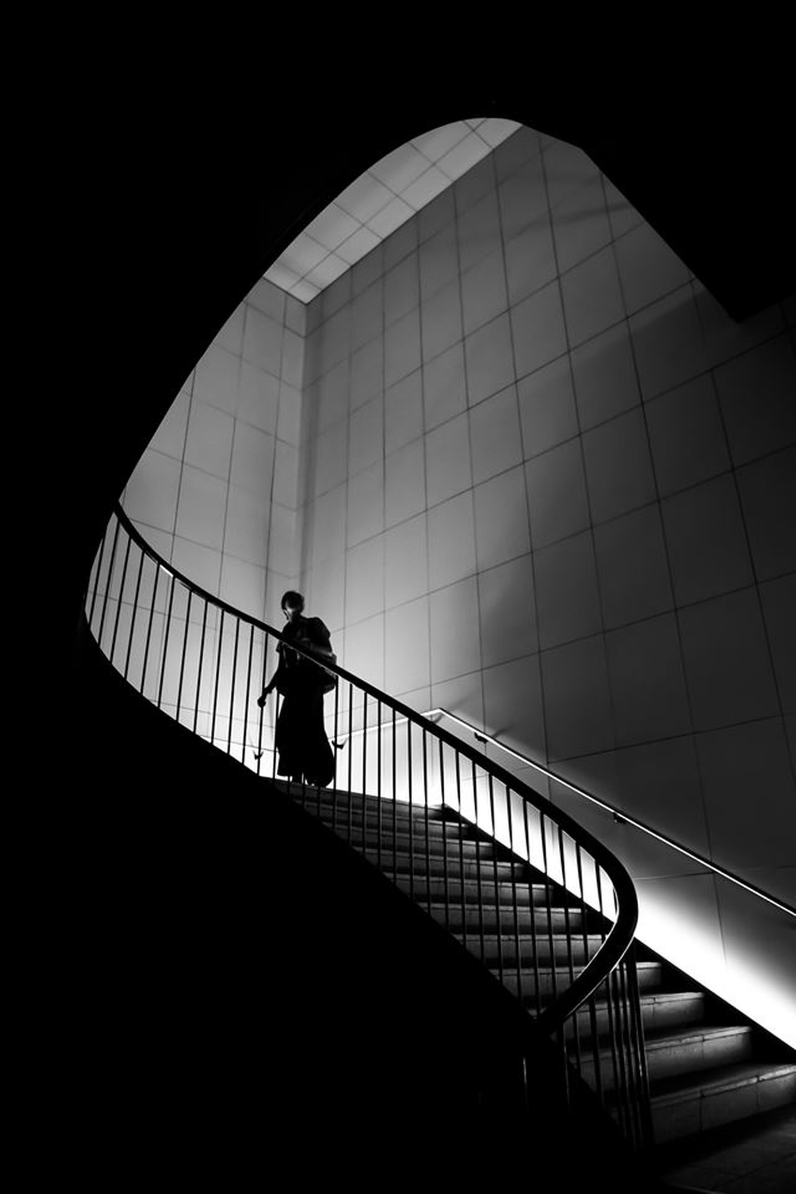
#> input picture img_in/Hi_Res.png, 2387 x 3581 px (shown at 1/3 size)
$ python Trabalho_1.py
#> lines starting #> are read from the running program, lines starting #| are printed output that depends on the picture
import matplotlib.pyplot as plt
import numpy as np
import scipy
import imageio.v2 as imageio
import cv2
import time

in_folder = "../img_in/"
out_folder = '../img_out_serial'

def imprime(img, modo='gray', vmin=0, vmax=255):
    plt.imshow(img, cmap=modo, vmin=vmin, vmax=vmax)
    plt.show()


##### item 1.1
# [200 lines left out: functions item_1_1, item_1_2, item_1_3, item_1_4, not called in this run]


###### item 1.5 Transformação de Brilho


def item_1_5():
    st = time.process_time()

    arquivo_1 = "Hi_Res.png"#input("Deseje o nome do arquivo desejado:\n")
    arquivo_1 = in_folder+arquivo_1

    img_1 = imageio.imread(arquivo_1)
#> img_1 is the input picture: shape (3581, 2387); min 0, max 255, mean 43.1

    gamma = 1.5

    temp = np.empty(np.shape(img_1))
    temp = (img_1/255)

    saida = np.empty(np.shape(img_1))
    saida = np.power(temp, (1/gamma))
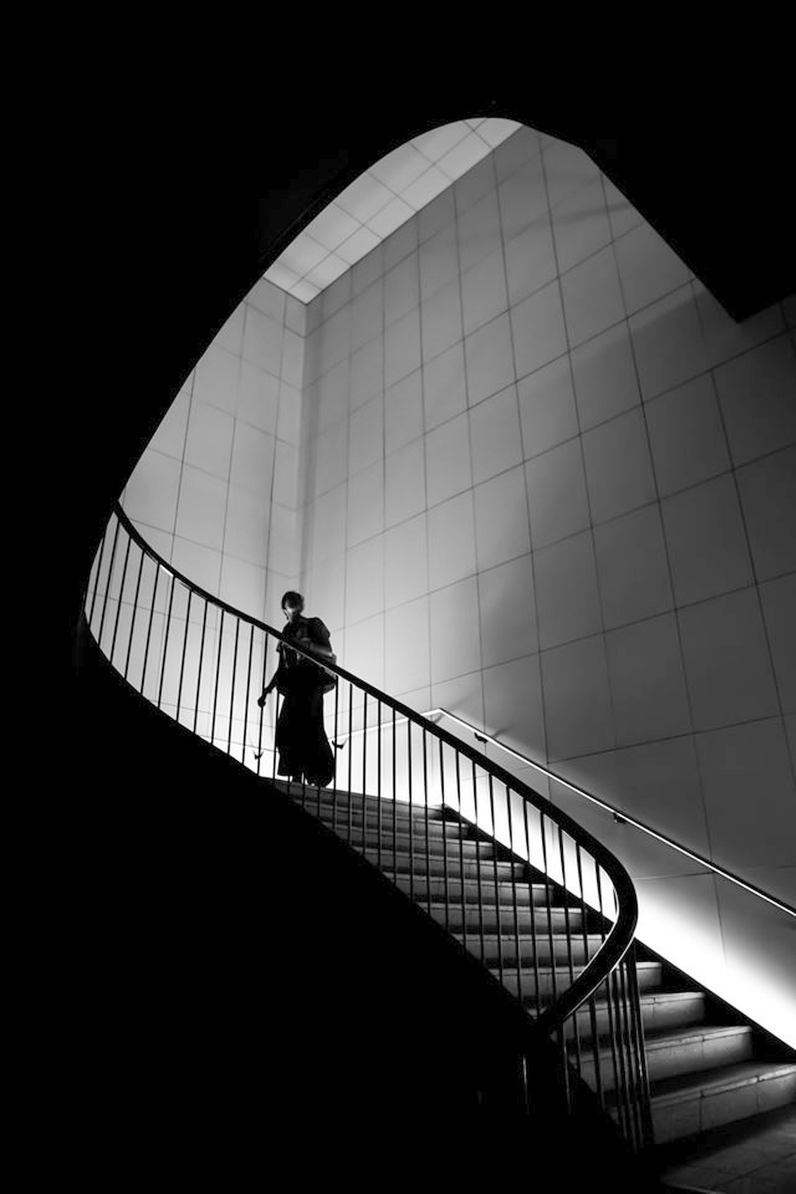
#> saida: shape (3581, 2387) float64 (shown at 1/3 size); min 0, max 1, mean 0.228

    saida = saida*255
    saida[saida < 0 ] = 0
    saida[saida > 255] = 255

    plt.imshow(img_1, cmap='gray', vmin=0, vmax=255)
    plt.show()

    plt.imshow(saida, cmap='gray', vmin=0, vmax=255)
    plt.show()
    saida = saida.astype(np.uint8)
    imageio.imsave(out_folder+'/item_1_5_out_gamma_1_5.png', saida)


    gamma = 2.5
    saida = np.power(temp, (1/gamma))
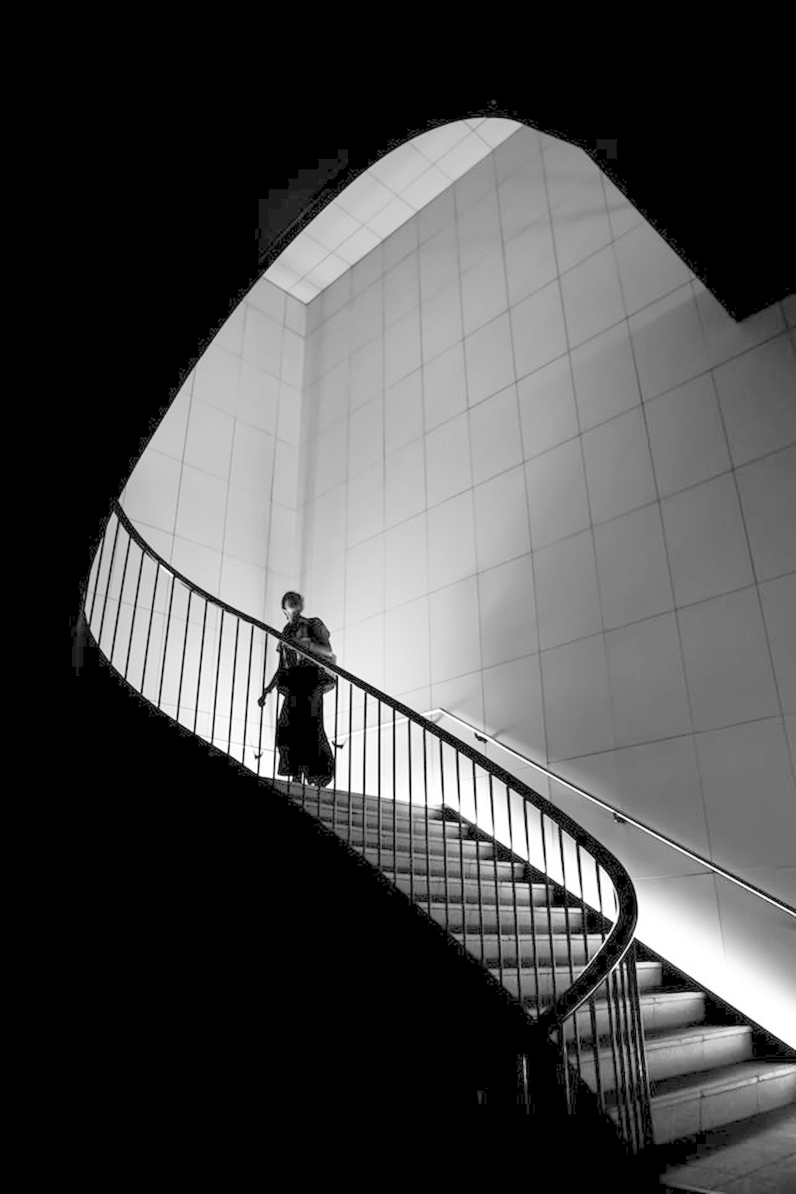
#> saida: shape (3581, 2387) float64 (shown at 1/3 size); min 0, max 1, mean 0.302
    saida = saida*255
    saida[saida < 0 ] = 0
    saida[saida > 255] = 255
    plt.imshow(saida, cmap='gray', vmin=0, vmax=255)
    plt.show()
    saida = saida.astype(np.uint8)
    imageio.imsave(out_folder+'/item_1_5_out_gamma_2_5.png', saida)


    gamma = 3.5
    saida = np.power(temp, (1/gamma))
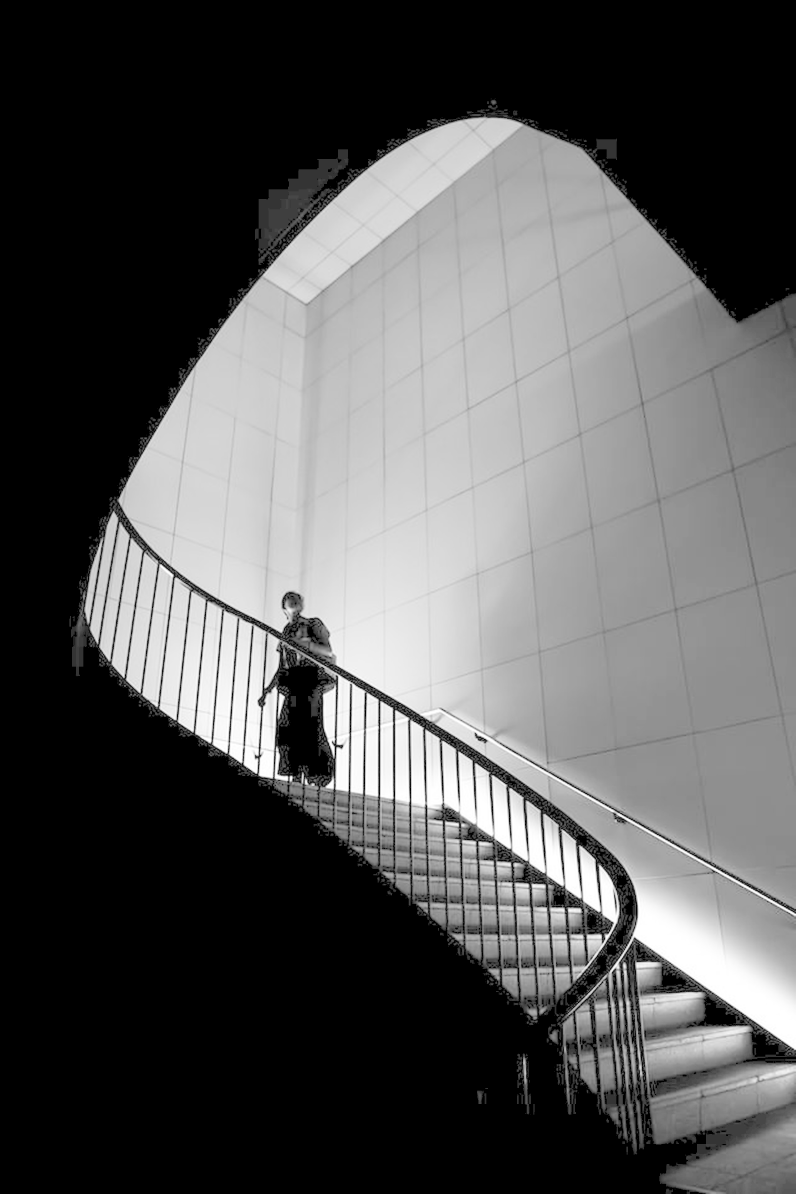
#> saida: shape (3581, 2387) float64 (shown at 1/3 size); min 0, max 1, mean 0.346
    saida = saida*255
    saida[saida < 0 ] = 0
    saida[saida > 255] = 255
    plt.imshow(saida, cmap='gray', vmin=0, vmax=255)
    plt.show()
    saida = saida.astype(np.uint8)
    imageio.imsave(out_folder+'/item_1_5_out_gamma_3_5.png', saida)

    et = time.process_time()
    tt_time = et-st
    print("Elapsed", tt_time, "seconds on item_5")


# [170 lines left out: functions item_1_6, item_1_7_aux, item_1_7, item_1_8, not called in this run]

# [4 lines of commented-out code are left out]
item_1_5()
# item_1_6()
# item_1_7()
# item_1_8()

$ run again, with img_in/house.png copied over img_in/Hi_Res.png
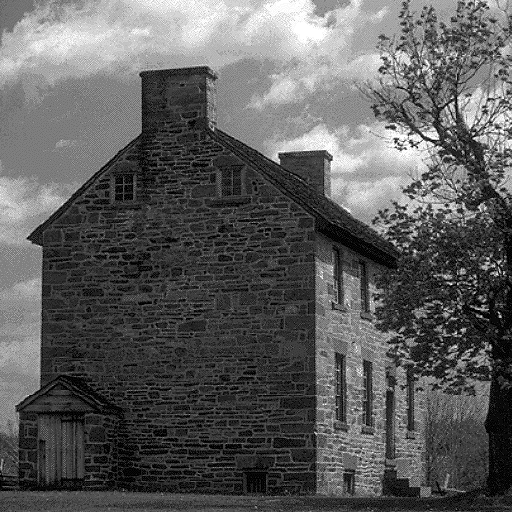
#> input picture img_in/house.png, 512 x 512 px
#> in item_1_5, img_1 is the input picture: shape (512, 512); min 0, max 255, mean 92.9
#> in item_1_5, `saida = np.power(temp, (1/gamma))`:
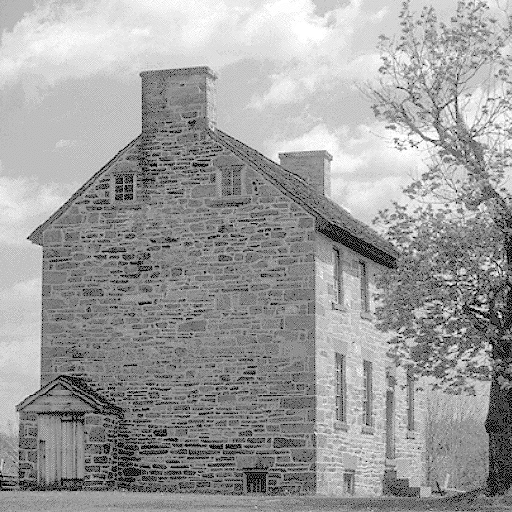
#> saida: shape (512, 512) float64; min 0, max 1, mean 0.619
#> in item_1_5, `saida = np.power(temp, (1/gamma))`:
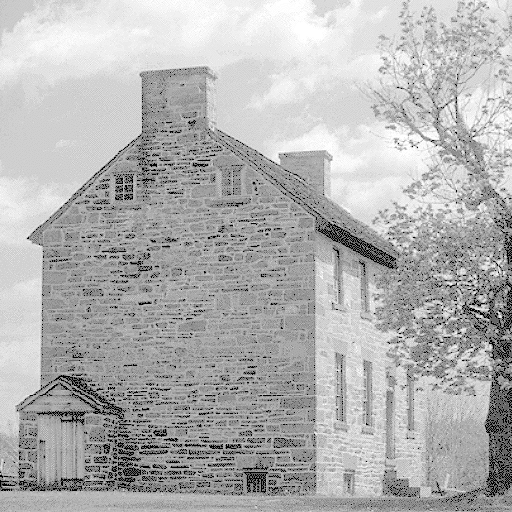
#> saida: shape (512, 512) float64; min 0, max 1, mean 0.697
